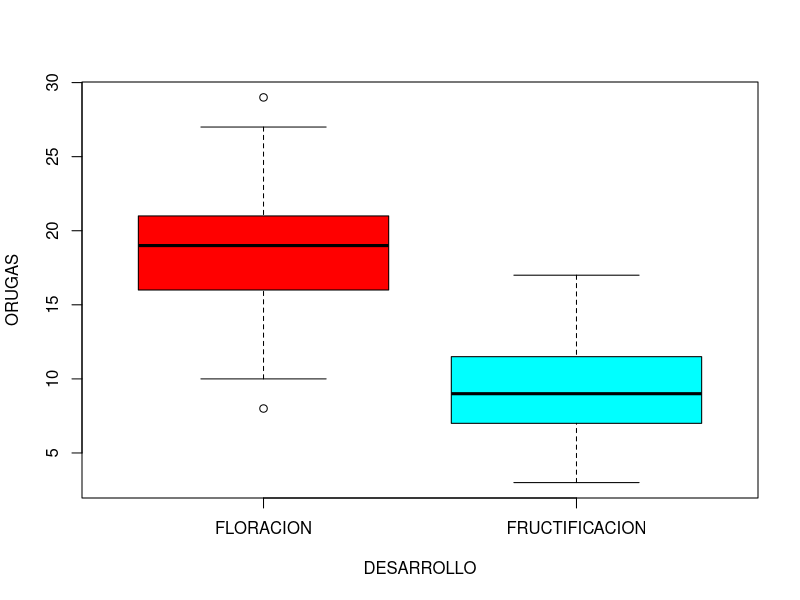
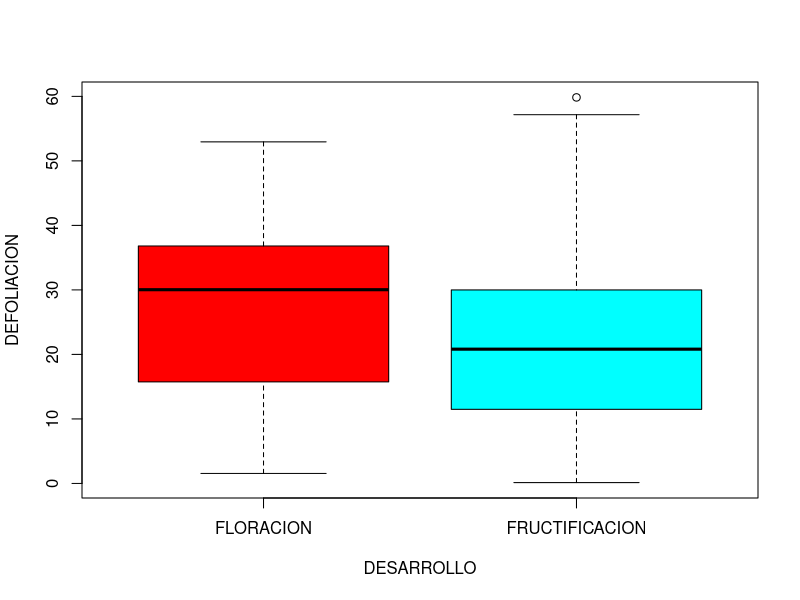
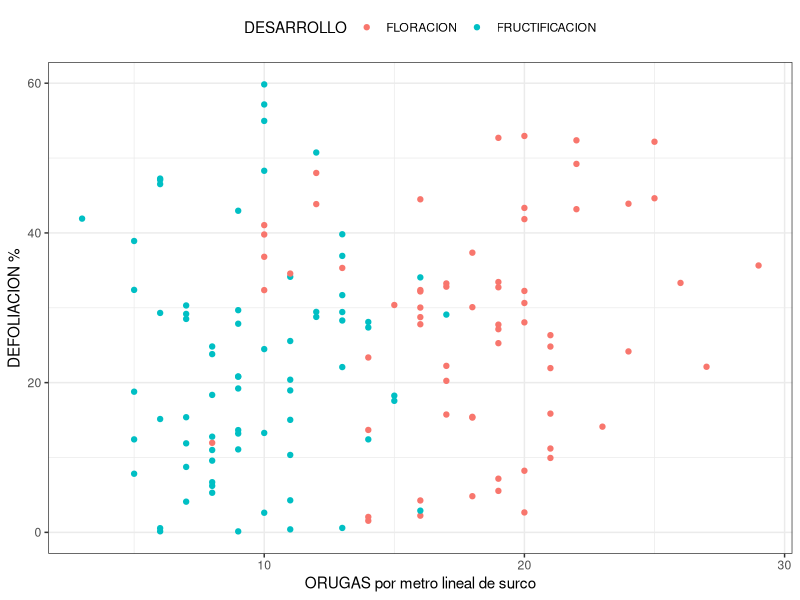
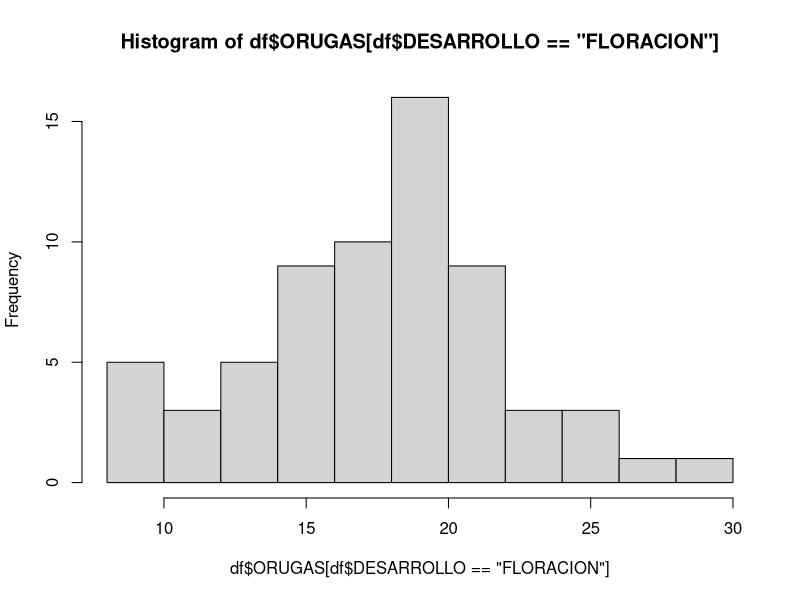
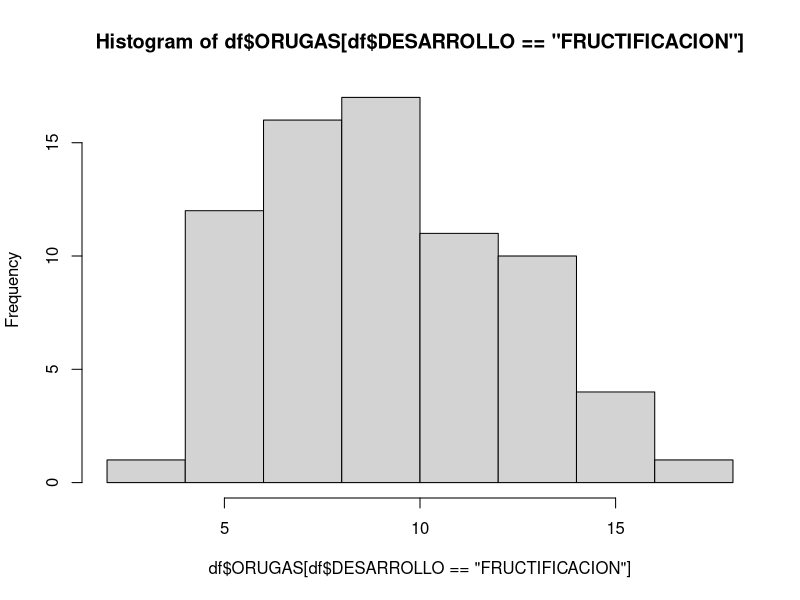
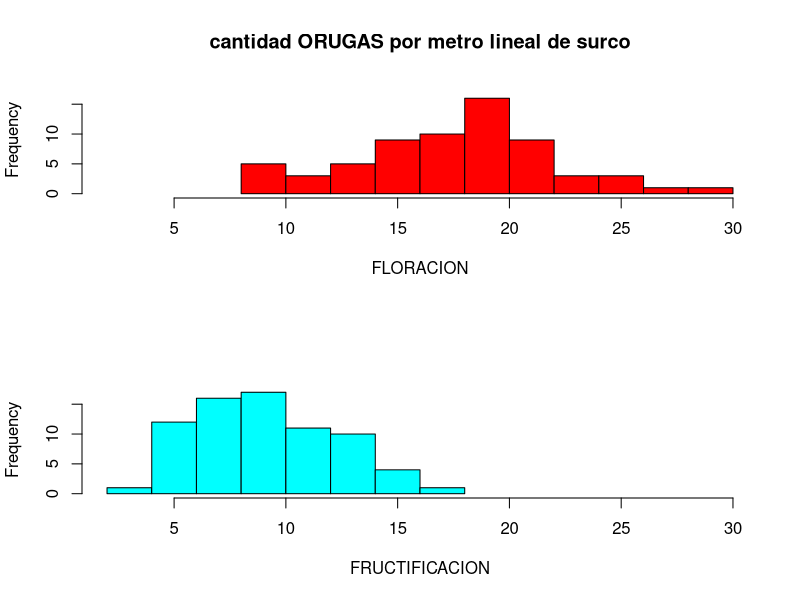
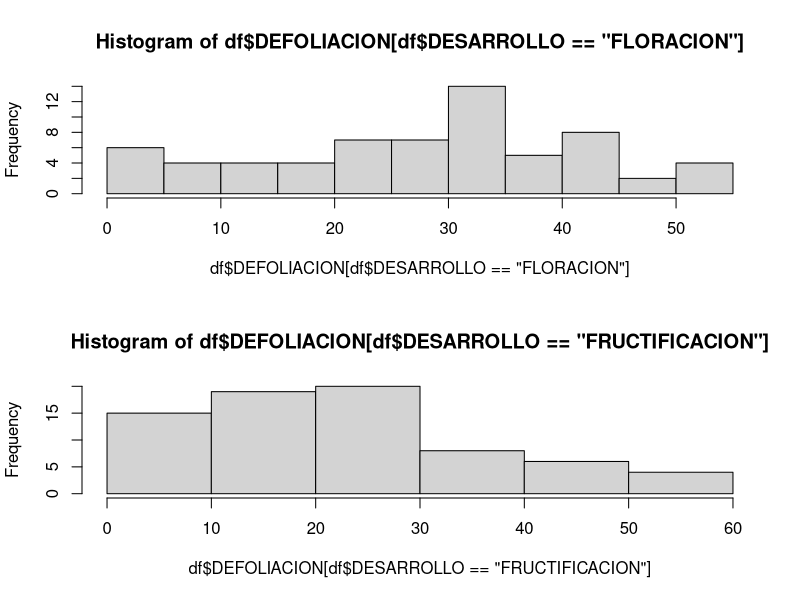
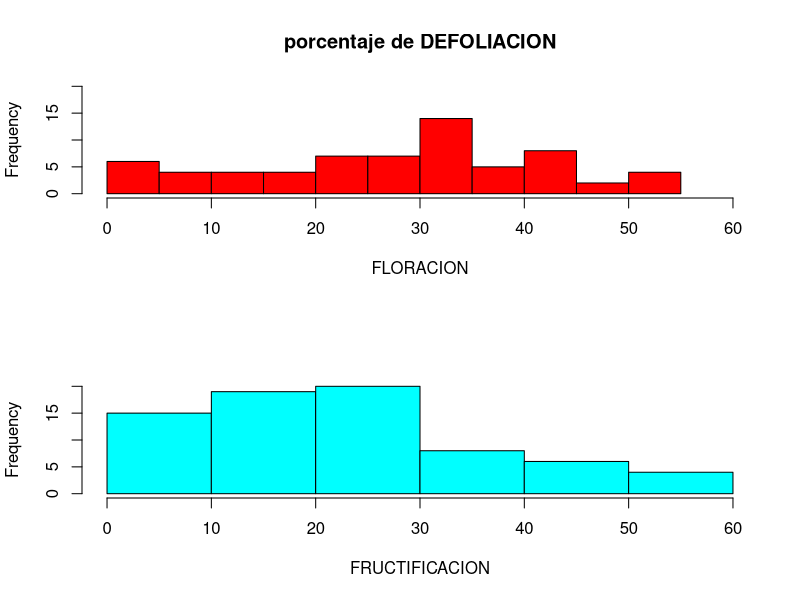

Recreate these plots in R, in order.
# Title     : Trabajo Integrador
# Created on: 3/11/21

## EJERCICIO 1

# libreria para la creacion de tablas en latex
library(xtable)

# cargamos el archivo csv
if(file.exists('./PlagasSoja.csv')){
  df_raw <- as.data.frame(read.csv('./PlagasSoja.csv'))
} else {
  print('El archivo csv no está en este directorio')
}

# analizamos sus tipos de variables
sapply(df_raw, class)

# antes de corregir los formatos debemos filtrar la variable
# numerica DEFOLIACION, que tiene valores negativos
df <- subset(df_raw, DEFOLIACION >= 0)

# formatos apropiados
df$Productor <- as.character(df$Productor)
df$DESARROLLO <- as.factor(df$DESARROLLO)

# creamos una tabla con medidas resumen apropiadas
# y el codigo latex para su presentacion
orugas <- cbind(
  as.matrix(summary(df$ORUGAS[df$DESARROLLO == 'FLORACION'])),
  as.matrix(summary(df$ORUGAS[df$DESARROLLO == 'FRUCTIFICACION']))
)

colnames(orugas) <- c('FLORACION', 'FRUCTIFICACION')

defoliacion <- cbind(
  as.matrix(summary(df$DEFOLIACION[df$DESARROLLO == 'FLORACION'])),
  as.matrix(summary(df$DEFOLIACION[df$DESARROLLO == 'FRUCTIFICACION']))
)

colnames(defoliacion) <- c('FLORACION', 'FRUCTIFICACION')

print(xtable(orugas,
             type = 'latex',
             caption = 'ORUGAS - medidas resumen',
             label = 'table:summary_orugas'),
      file = 'summary.tex')

print(xtable(defoliacion,
            type = 'latex',
            caption = 'DEFOLIACION - medidas resumen',
            label = 'table:summary_defoliacion'),
      append = TRUE,
      file = 'summary.tex')

# calculamos el coeficiente de variacion para comparar
# con la std dev en una tabla
CV <- apply(df[,c(-1,-2)], 2, function (X){
  cv <- sd(X) / mean(X)
  return(cv)
})

stdDev <- apply(df[,c(-1,-2)], 2, function (X){
  stddev <- sd(X)
  return(stddev)
})

desviacionesStd <- data.frame(stdDev, CV)

print(xtable(desviacionesStd,
             type = 'latex',
             caption = 'Desviacion estandar y sus
               respectivos coeficientes de variacion',
             label = 'table:stdDevs'),
      file = 'stdDevs.tex')

# diagrama caja con bigotes

plot(ORUGAS ~ DESARROLLO,
     data = df,
     col = c('red', 'cyan'))

plot(DEFOLIACION ~ DESARROLLO,
     data = df,
     col = c('red', 'cyan'))

# graficos de dispersion

library(ggplot2)

desarrollo <- as.factor(
  ifelse(df$DESARROLLO == 'FLORACION', 'FLORACION', 'FRUCTIFICACION'))

scatter_df <- data.frame(x = df$ORUGAS, y = df$DEFOLIACION, group = desarrollo)

ggplot(scatter_df, aes(x = x, y = y)) +
  geom_point(aes(colour = group)) +
  scale_color_discrete('DESARROLLO') +
  xlab('ORUGAS por metro lineal de surco') +
  ylab('DEFOLIACION %') +
  theme_bw() +
  theme(legend.position = 'top', legend.justification = 'center')

## histogramas orugas

# 1. creamos los histogramas
hist_flor <- hist(df$ORUGAS[df$DESARROLLO == 'FLORACION'],
     breaks = 8)

hist_fruc <- hist(df$ORUGAS[df$DESARROLLO == 'FRUCTIFICACION'],
                  breaks = 8)

# 2. determinamos el rango del eje x combinados
range(c(hist_flor$breaks, hist_fruc$breaks))

# 3. determinamos el rango del eje y combinados
max(c(hist_flor$counts, hist_fruc$counts))

# preparamos un plot de 3 filas en una columna
par(mfrow = c(2, 1))

# graficamos el histograma floracion
plot(hist_flor,
     col = 'red',
     xlim = c(2, 30),
     ylim = c(0, 18),
     xlab = 'FLORACION',
     main = 'cantidad ORUGAS por metro lineal de surco'
)

# luego el de fructificacion
plot(hist_fruc,
     add = FALSE,
     xlim = c(2, 30),
     ylim = c(0, 18),
     xlab = 'FRUCTIFICACION',
     main = '',
     col = 'cyan')

## histogramas defoliacion

hist_flor <- hist(df$DEFOLIACION[df$DESARROLLO == 'FLORACION'],
                  breaks = 8)

hist_fruc <- hist(df$DEFOLIACION[df$DESARROLLO == 'FRUCTIFICACION'],
                  breaks = 8)

range(c(hist_flor$breaks, hist_fruc$breaks))

max(c(hist_flor$counts, hist_fruc$counts))

par(mfrow = c(2, 1))

plot(hist_flor,
     col = 'red',
     xlim = c(0, 60),
     ylim = c(0, 20),
     xlab = 'FLORACION',
     main = 'porcentaje de DEFOLIACION'
)

plot(hist_fruc,
     add = FALSE,
     xlim = c(0, 60),
     ylim = c(0, 20),
     xlab = 'FRUCTIFICACION',
     main = '',
     col = 'cyan')

## EJERCICIO 2
#
# FLORACION: DEFOLIACION >= 30 & ORUGAS >= 20
# FRUCTIFICACION: DEFOLIACION > 8 & ORUGAS >= 10

# 1. creamos un subconjunto con las condiciones necesarias
# 2. eliminamos las filas NaN (Not a Number) resultantes de
#    no cumplir con las condiciones
# 3. lo convertimos a un tipo data.frame para 4.
# 4. creamos un subconjunto con la variable DESARROLLO de interes
# entonces:

# 4.
aFumigar_floracion <- subset(
  # 3.
  data.frame(
    # 2.
    na.exclude(
      # 1.
      subset(df, DEFOLIACION > 29 & ORUGAS > 19)
    )
  ),
  DESARROLLO == 'FLORACION',
  select = Productor)

aFumigar_fructificacion <- subset(
  data.frame(
    na.exclude(
      subset(df, DEFOLIACION > 8 & ORUGAS > 9)
    )
  ),
  DESARROLLO == 'FRUCTIFICACION',
  select = Productor)

FUMIGACION <- rep(FALSE, dim(df)[1])
df$FUMIGACION <- FUMIGACION

# ningun Productor tiene los dos estados de DESARROLLO
df$FUMIGACION <- is.element(df$Productor, c(
  aFumigar_floracion$Productor,
  aFumigar_fructificacion$Productor))

# el pqt data.table nos limpia el codigo
#
#install.packages(data.table)
library(data.table)

dftable <- as.data.table(df)

# creamos la tabla para imprimir
tabla_plantaciones <- dftable[FUMIGACION == TRUE, .N, by = .(DESARROLLO)]

print(xtable(tabla_plantaciones,
             type = 'latex',
             caption = 'Cantidad de plantaciones que deben fumigarse',
             label = 'table:plantacionesAfumigar'),
      file = 'plantaciones.tex')

# encuadramos la tabla completa
# *** en el script latex debimos hacer modificaciones ***
print(xtable(dftable,
             type = 'latex',
             caption = 'Base de datos modificada',
             label = 'table:dftable'),
      file = 'dftable_full.tex')

## EJERCICIO 3
#
# Asumimos Poisson, con lambda = 9

P12 <- 1 - ppois(12, 9)

# para encontrar la proporcion de campos en fructificacion
# donde se encuentran mas de 12 orugas

P12_fruct <- dftable[DESARROLLO == 'FRUCTIFICACION', .N, ORUGAS > 12]

proporcion <- P12_fruct$N[2] / sum(P12_fruct$N)
